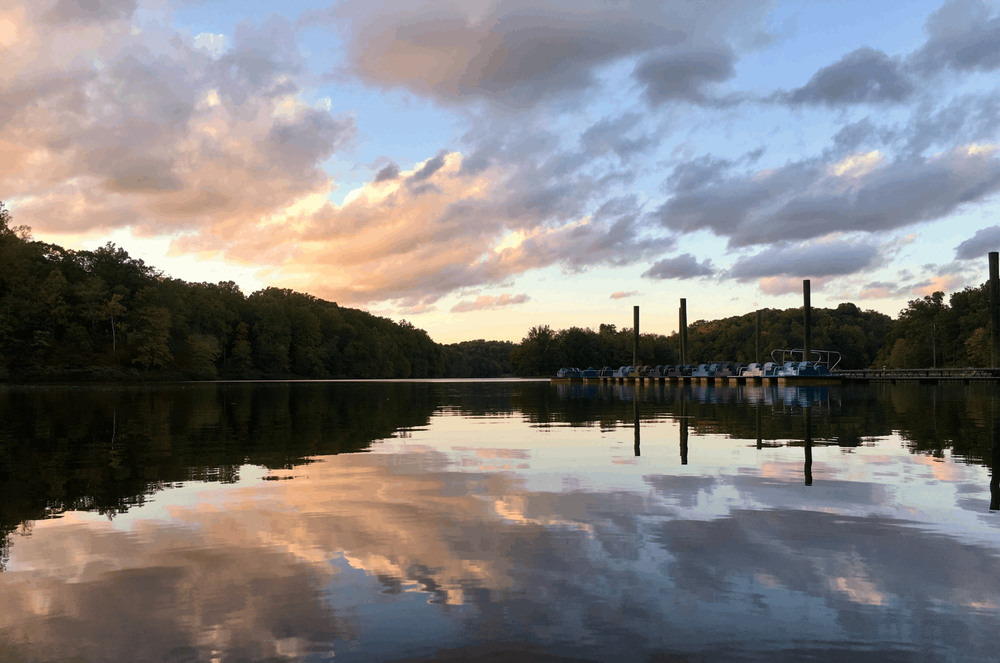
#> input picture 14 Photo manipulation in Python/input/lake.png, 1000 x 663 px, shrunk from 1800 x 1194 before the run
$ python transform_empty.py
#> lines starting #> are read from the running program, lines starting #| are printed output that depends on the picture
### 14 Photo manipulation in Python/image.py

import numpy as np
from PIL import Image as PILImage
import os

class Image:
    def __init__(self, x_pixels=0, y_pixels=0, num_channels=0, filename=''):
        self.input_path = 'input/'
        self.output_path = 'output/'

        os.makedirs(self.input_path, exist_ok=True)
        os.makedirs(self.output_path, exist_ok=True)

        if filename:
            self.array = self.read_image(filename)
            self.y_pixels, self.x_pixels, self.num_channels = self.array.shape
        elif x_pixels and y_pixels and num_channels:
            self.x_pixels = x_pixels
            self.y_pixels = y_pixels
            self.num_channels = num_channels
            self.array = np.zeros((y_pixels, x_pixels, num_channels), dtype=np.float32)
        else:
            raise ValueError("You must provide either dimensions or a filename")

    def read_image(self, filename, gamma=2.2):
#> called with filename = 'lake.png', gamma = 2.2
        image = PILImage.open(self.input_path + filename).convert('RGB')
#> image is the input picture: PIL image 1000x663 RGB; mean R, G, B 129.4, 127, 127.7
        image_np = np.asarray(image).astype(np.float32) / 255.0
        image_np = np.power(image_np, gamma)
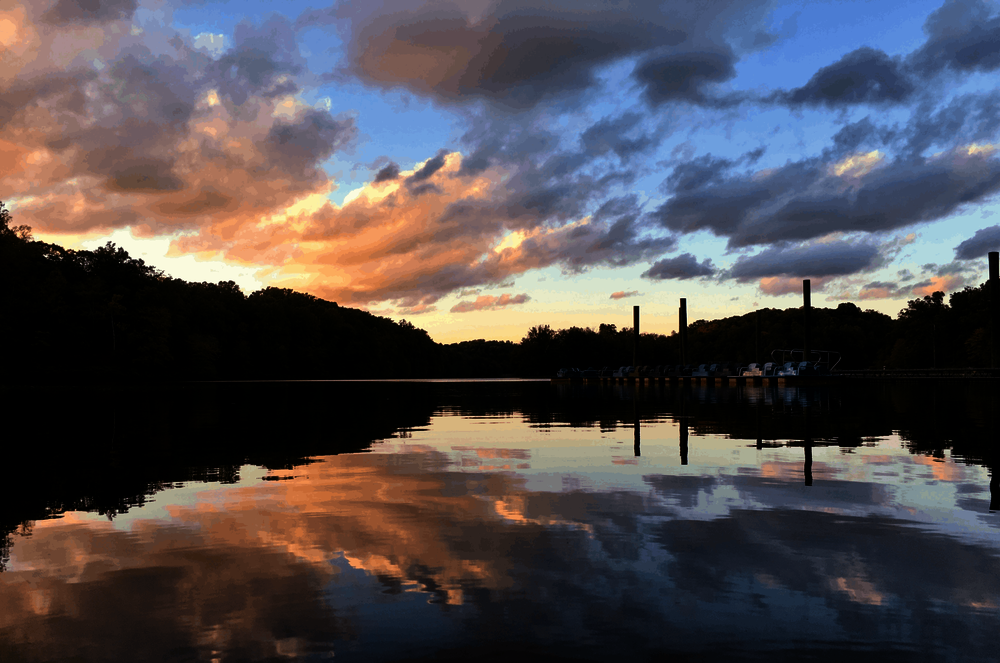
#> image_np: shape (663, 1000, 3) float32; mean R, G, B 0.317, 0.298, 0.315
        return image_np

    # [7 lines left out: function write_image, not called in this run]

# [3 lines that do not run on import are left out]

### 14 Photo manipulation in Python/transform_empty.py

from image import Image
import numpy as np

def brighten(image, factor):
    # when we brighten, we just want to make each channel higher by some amount
    # factor is a value > 0, how much you want to brighten the image by (< 1 = darken, > 1 = brighten)
    pass

def adjust_contrast(image, factor, mid):
    # adjust the contrast by increasing the difference from the user-defined midpoint by factor amount
    pass

def blur(image, kernel_size):
    # kernel size is the number of pixels to take into account when applying the blur
    # (ie kernel_size = 3 would be neighbors to the left/right, top/bottom, and diagonals)
    # kernel size should always be an *odd* number
    pass

def apply_kernel(image, kernel):
    # the kernel should be a 2D array that represents the kernel we'll use!
    # for the sake of simiplicity of this implementation, let's assume that the kernel is SQUARE
    # for example the sobel x kernel (detecting horizontal edges) is as follows:
    # [1 0 -1]
    # [2 0 -2]
    # [1 0 -1]
    pass

def combine_images(image1, image2):
    # let's combine two images using the squared sum of squares: value = sqrt(value_1**2, value_2**2)
    # size of image1 and image2 MUST be the same
    pass

if __name__ == '__main__':
    lake = Image(filename='lake.png')
    city = Image(filename='city.png')
#> call 2 of read_image, with filename = 'city.png', gamma = 2.2
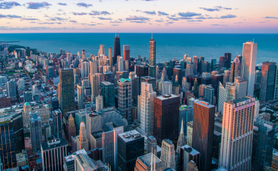
#> input picture 14 Photo manipulation in Python/input/city.png, 278 x 171 px, shrunk from 500 x 308 before the run
#> in read_image, image is the input picture: PIL image 278x171 RGB; mean R, G, B 91.4, 111.4, 128.4
#> in read_image (call 2), `image_np = np.power(image_np, gamma)`:
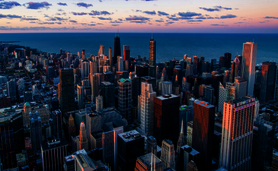
#> image_np: shape (171, 278, 3) float32; mean R, G, B 0.209, 0.225, 0.282
